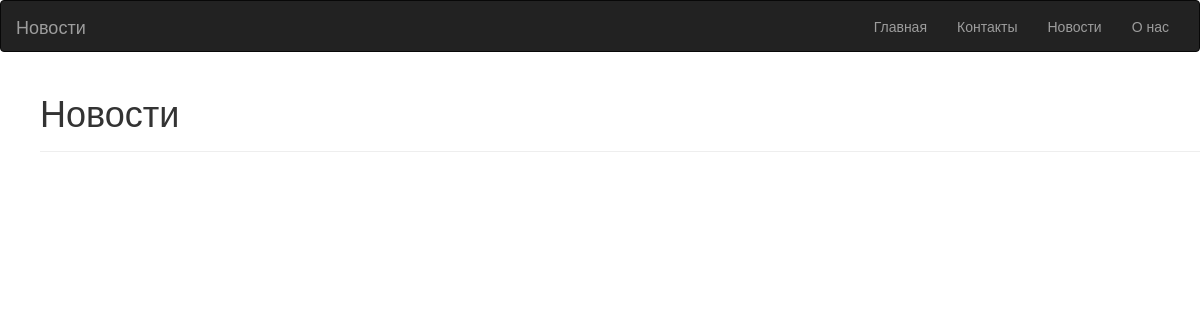
Before: /news/ with the older database file.
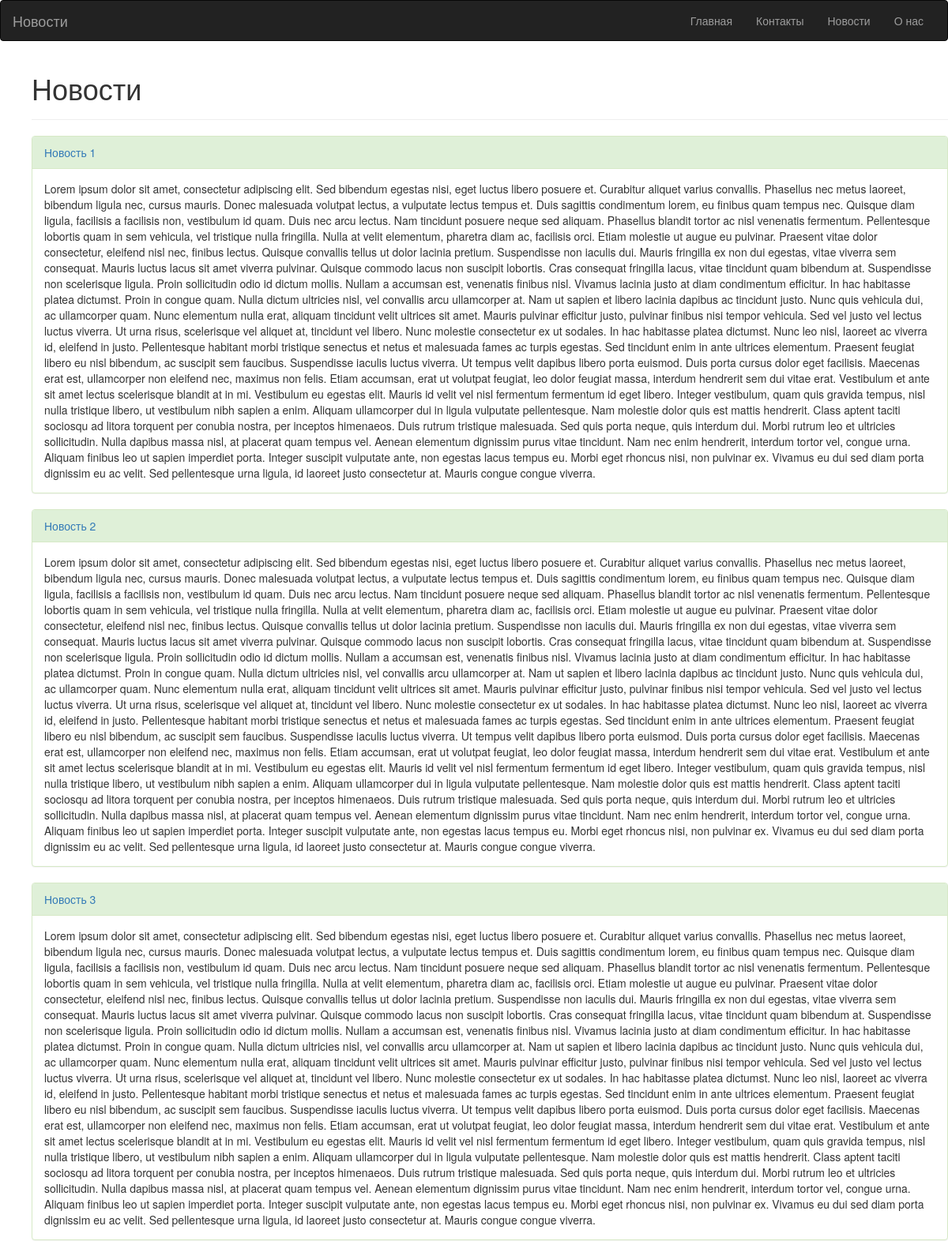
After: the same page with the newer database file.
### blog/models.py (models this page shows)
class News(models.Model):
    title = models.CharField(max_length=1000)
    description = models.TextField()

### blog/views.py (the view)
# urls.py: path('news/', NewsListView.as_view(), name='news_list'),
class NewsListView(ListView):
    template_name = 'blog/news_list.html'
    model = News

### blog/templates/blog/news_list.html (shortened to what this page needs)
<html>
    <head>
        <link rel="stylesheet" href="https://maxcdn.bootstrapcdn.com/bootstrap/3.3.7/css/bootstrap.min.css"
>
    </head>
    <body>
        <nav class="navbar navbar-inverse">
            <div class="container-fluid">
              <div class="navbar-header">
                <a class="navbar-brand" href="#">Новости</a>
              </div>
              <div class="collapse navbar-collapse" id="bs-example-navbar-collapse-1">
                <ul class="nav navbar-nav navbar-right">
                    <li><a href="{% url 'home' %}">Главная</a></li>
                    <li><a href="{% url 'contact' %}">Контакты</a></li>
                    <li><a href="{% url 'news_list' %}"> Новости </a></li>
                    <li><a href="{% url 'about' %}"> О нас </a></li>
                </ul>
              </div>
            </div>
        </nav>
        <ul>
            <div class="page-header">
                <h1>Новости</h1>
            </div>
            {% for news in object_list %}
                <div class="panel panel-success">
                    <div class="panel-heading">
                        <a href="{% url 'news_detail' pk=news.pk %}">{{ news.title }}</a>
                    </div>
                    <div class="panel-body">
                        {{ news.description }}
                    </div>
                </div>
            {% endfor %}
        </ul>
    </body>
</html>

Changed rows visible on the page:
added News: title "Новость 1", description "Lorem ipsum dolor sit amet, consectetur adipiscing elit. Sed bibendum egestas nisi, eget luctus libero posuere et. Curabitur aliquet varius convallis. Phasellus nec metus laoreet, bibendum ligula nec, cursus mauris. Donec malesuada volutpat lectus, a vulputate lectus tempus et. Duis sagittis condimentum lorem, eu finibus quam tempus nec. Quisque diam ligula, facilisis a facilisis non, vestibulum id quam. Duis nec arcu lectus. Nam tincidunt posuere neque sed aliquam. Phasellus blandit tortor ac nisl venenatis fermentum. Pellentesque lobortis quam in sem vehicula, vel tristique nulla fringilla. Nulla at velit elementum, pharetra diam ac, facilisis orci. Etiam molestie ut augue eu pulvinar.…"
added News: title "Новость 2", description "Lorem ipsum dolor sit amet, consectetur adipiscing elit. Sed bibendum egestas nisi, eget luctus libero posuere et. Curabitur aliquet varius convallis. Phasellus nec metus laoreet, bibendum ligula nec, cursus mauris. Donec malesuada volutpat lectus, a vulputate lectus tempus et. Duis sagittis condimentum lorem, eu finibus quam tempus nec. Quisque diam ligula, facilisis a facilisis non, vestibulum id quam. Duis nec arcu lectus. Nam tincidunt posuere neque sed aliquam. Phasellus blandit tortor ac nisl venenatis fermentum. Pellentesque lobortis quam in sem vehicula, vel tristique nulla fringilla. Nulla at velit elementum, pharetra diam ac, facilisis orci. Etiam molestie ut augue eu pulvinar.…"
added News: title "Новость 3", description "Lorem ipsum dolor sit amet, consectetur adipiscing elit. Sed bibendum egestas nisi, eget luctus libero posuere et. Curabitur aliquet varius convallis. Phasellus nec metus laoreet, bibendum ligula nec, cursus mauris. Donec malesuada volutpat lectus, a vulputate lectus tempus et. Duis sagittis condimentum lorem, eu finibus quam tempus nec. Quisque diam ligula, facilisis a facilisis non, vestibulum id quam. Duis nec arcu lectus. Nam tincidunt posuere neque sed aliquam. Phasellus blandit tortor ac nisl venenatis fermentum. Pellentesque lobortis quam in sem vehicula, vel tristique nulla fringilla. Nulla at velit elementum, pharetra diam ac, facilisis orci. Etiam molestie ut augue eu pulvinar.…"
